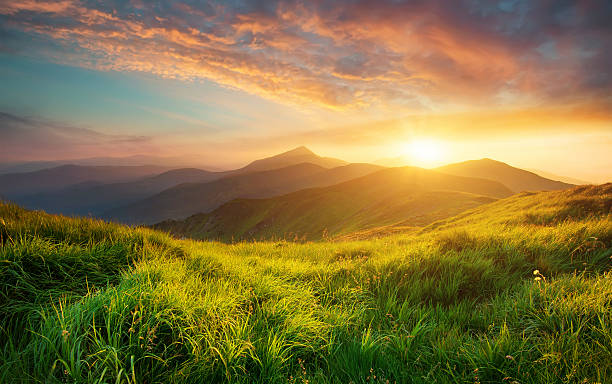
#> input picture resources/1stimg.jpg, 612 x 384 px
$ python 04SaveImginOpencv.py
#> lines starting #> are read from the running program, lines starting #| are printed output that depends on the picture; after the words box and inside, x2 and y2 are one past the last pixel; in counts of white or black regions, pixels touching at a corner belong together
# img convert into black and white
import cv2 as cv
import cv2
from cv2 import imwrite

img = cv.imread('resources/1stimg.jpg')
#> img is the input picture: shape (384, 612, 3); mean B, G, R 66.6, 117.5, 134.5

#Conversion
gray= cv.cvtColor(img,cv.COLOR_BGR2GRAY)
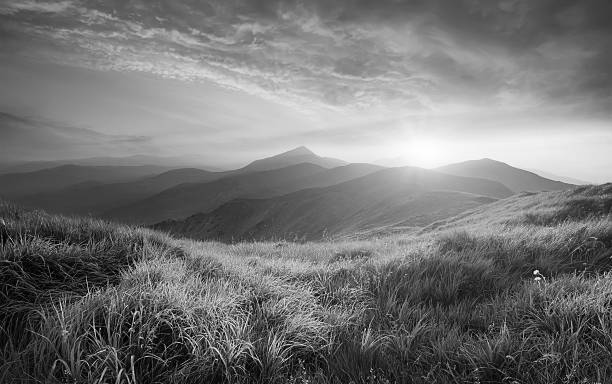
#> gray: shape (384, 612); min 0, max 254, mean 116.8
(thresh , binary)= cv.threshold(gray,127,255,cv.THRESH_BINARY)
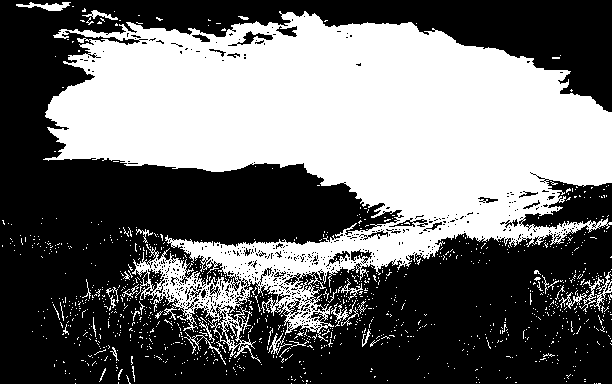
#> binary: shape (384, 612); 42.7% white; 1149 white regions (1109 under 20 px), largest, box (x1, y1, x2, y2) and area: (43, 11, 612, 363) 95398, (579, 271, 612, 312) 326, (16, 2, 71, 11) 239
# diplay img
cv.imshow('orginal',img)
cv.imshow('Gary img =',gray)


cv.imshow('black and white img ',binary)

imwrite('binary.png',gray)
#Delay code
cv.waitKey(0)
cv.destroyAllWindows()

$ run again, with resources/2ndimg.jpg copied over resources/1stimg.jpg
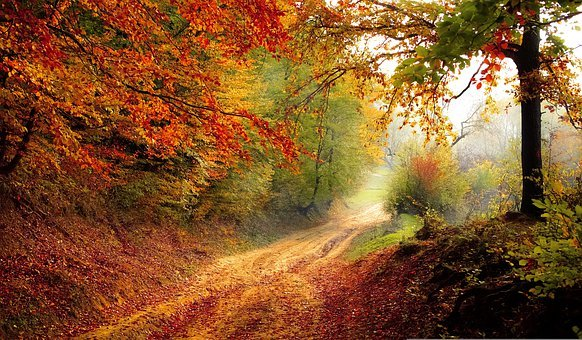
#> input picture resources/2ndimg.jpg, 582 x 340 px
#> img is the input picture: shape (340, 582, 3); mean B, G, R 46.2, 86.6, 132.8
#> `gray= cv.cvtColor(img,cv.COLOR_BGR2GRAY)`:
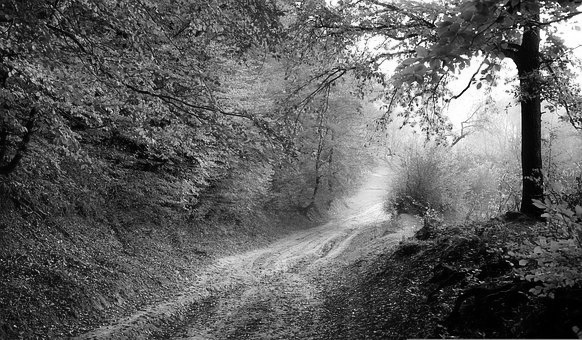
#> gray: shape (340, 582); min 0, max 255, mean 95.8
#> `(thresh , binary)= cv.threshold(gray,127,255,cv.THRESH_BINARY)`:
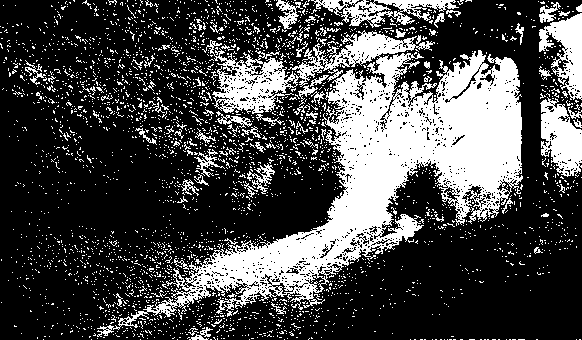
#> binary: shape (340, 582); 28.3% white; 3191 white regions (3106 under 20 px), largest, box (x1, y1, x2, y2) and area: (97, 30, 523, 337) 37353, (540, 97, 582, 177) 2110, (539, 13, 582, 100) 1943

$ run again, with resources/sea.png saved as resources/1stimg.jpg
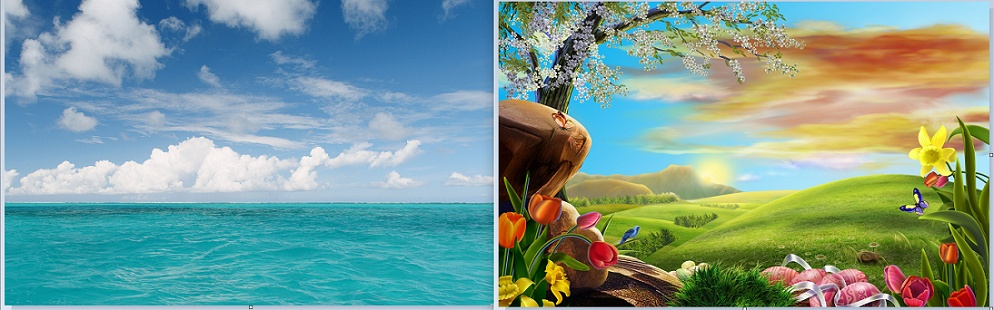
#> input picture resources/sea.png, 994 x 310 px
#> img is the input picture: shape (310, 994, 3); mean B, G, R 146.5, 155.9, 123.8
#> `gray= cv.cvtColor(img,cv.COLOR_BGR2GRAY)`:
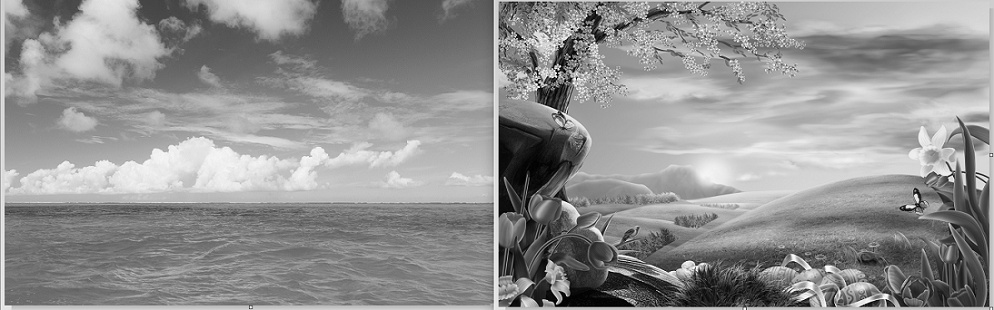
#> gray: shape (310, 994); min 0, max 255, mean 145.2
#> `(thresh , binary)= cv.threshold(gray,127,255,cv.THRESH_BINARY)`:
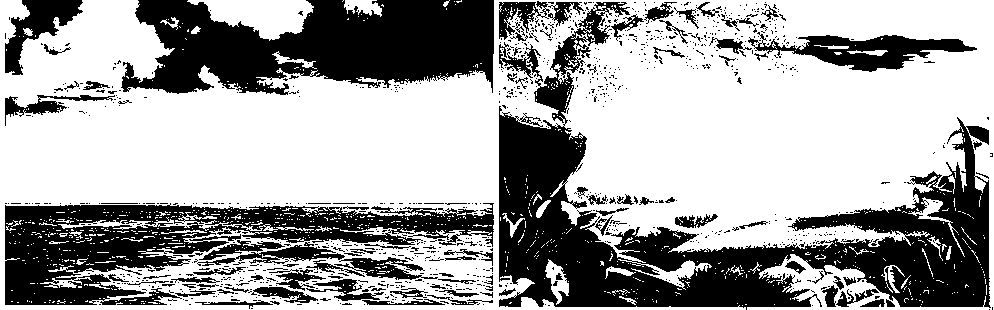
#> binary: shape (310, 994); 63.8% white; 1058 black regions (956 under 20 px), largest, box (x1, y1, x2, y2) and area: (499, 2, 991, 310) 43726, (121, 0, 494, 95) 24444, (5, 203, 494, 305) 21253
